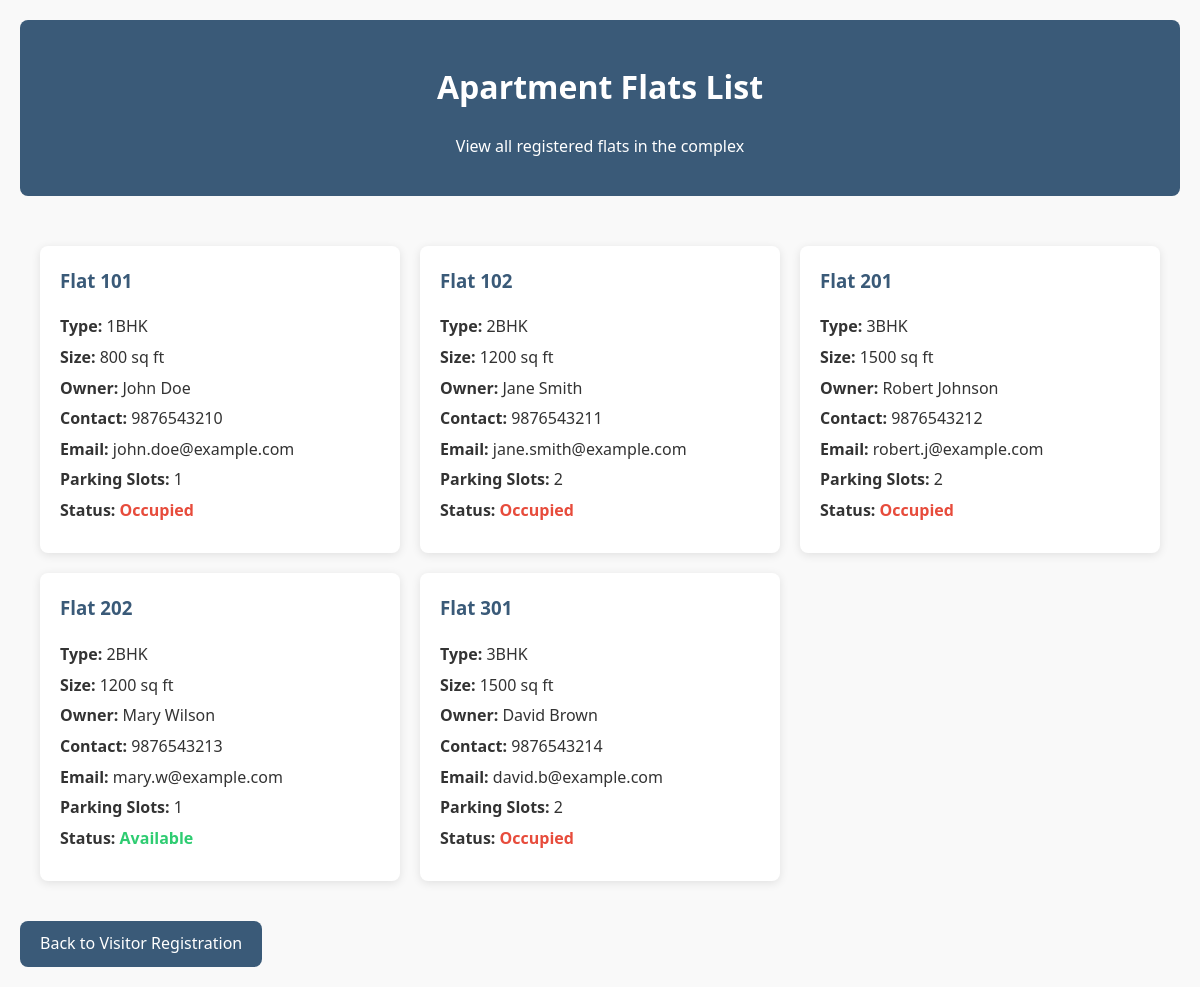
The app's page /list-flats/ with its own data.
### verify/models.py (models this page shows, shortened)
class ApartmentFlat(models.Model):
    PURPOSE_CHOICES = [
        ('Rental', 'Rental'),
        ('Owned', 'Owned'),
        ('Other', 'Other'),
    ]
    STATUS_CHOICES = [
        ('Available', 'Available'),
        ('Occupied', 'Occupied'),
        ('Maintenance', 'Maintenance'),
    ]
    FLAT_TYPES = [
        ('1BHK', '1 BHK'),
        ('2BHK', '2 BHK'),
        ('2.5BHK', '2.5 BHK'),
        ('3BHK', '3 BHK'),
        ('3.5BHK', '3.5 BHK'),
        ('4BHK', '4 BHK'),
        ('Studio', 'Studio'),
    ]
    flat_number = models.CharField(max_length=10)
    flat_type = models.CharField(max_length=10, choices=FLAT_TYPES)
    owner_name = models.CharField(max_length=100)
    owner_contact = models.CharField(max_length=15)
    owner_email = models.EmailField()
    flat_size = models.CharField(max_length=10)
    status = models.CharField(max_length=15, choices=STATUS_CHOICES, default='Available')
    parking_slots = models.IntegerField(default=1)
    password = models.CharField(max_length=128)  # Added for authentication
    role = models.CharField(max_length=128, default='owner')

### verify/views.py (the view)
# urls.py: path('list-flats/', views.list_flats, name='list_flats'),
def list_flats(request):
    flats = ApartmentFlat.objects.all()
    return render(request, 'list_flats.html', {'flats': flats})

### verify/templates/list_flats.html (shortened to what this page needs)
<!DOCTYPE html>
<html lang="en">
<head>
</head>
<body>
    <header>
        <h1>Apartment Flats List</h1>
        <p>View all registered flats in the complex</p>
    </header>
    <div class="flats-grid">
        {% for flat in flats %}
        <div class="flat-card">
            <h3>Flat {{ flat.flat_number }}</h3>
            <div class="flat-info">
                <p><strong>Type:</strong> {{ flat.flat_type }}</p>
                <p><strong>Size:</strong> {{ flat.flat_size }} sq ft</p>
                <p><strong>Owner:</strong> {{ flat.owner_name }}</p>
                <p><strong>Contact:</strong> {{ flat.owner_contact }}</p>
                <p><strong>Email:</strong> {{ flat.owner_email }}</p>
                <p><strong>Parking Slots:</strong> {{ flat.parking_slots }}</p>
                <p><strong>Status:</strong>
                    <span class="{% if flat.status == 'Occupied' %}status-occupied{% else %}status-available{% endif %}">
                        {{ flat.status }}
                    </span>
                </p>
            </div>
        </div>
        {% endfor %}
    </div>
    <a href="/" class="back-button">Back to Visitor Registration</a>
</body>
</html>

### verify/templates/list_flats.html (style rules this page uses)
:root { --primary-color: #3a5a78; --secondary-color: #f8f9fa; --accent-color: #4a90e2; --text-color: #333; --border-radius: 8px; }
body { font-family: 'Segoe UI', Tahoma, Geneva, Verdana, sans-serif; line-height: 1.6; color: var(--text-color); max-width: 1200px; margin: 0 auto; padding: 20px; background-color: #f9f9f9; }
header { background-color: var(--primary-color); color: white; padding: 20px; border-radius: var(--border-radius); margin-bottom: 30px; text-align: center; }
.flats-grid { display: grid; grid-template-columns: repeat(auto-fill, minmax(300px, 1fr)); gap: 20px; padding: 20px; }
.flat-card { background-color: white; border-radius: var(--border-radius); padding: 20px; box-shadow: 0 2px 10px rgba(0,0,0,0.1); }
.flat-card h3 { color: var(--primary-color); margin-top: 0; }
.flat-info { margin: 10px 0; }
.flat-info p { margin: 5px 0; }
.status-occupied { color: #e74c3c; font-weight: bold; }
.status-available { color: #2ecc71; font-weight: bold; }
.back-button { display: inline-block; background-color: var(--primary-color); color: white; padding: 10px 20px; text-decoration: none; border-radius: var(--border-radius); margin-top: 20px; }

### records on screen
ApartmentFlat: flat_number "101", flat_type "1BHK", flat_size "800", owner_name "John Doe", owner_contact "9876543210", owner_email "john.doe@example.com", parking_slots "1", status "Occupied"
ApartmentFlat: flat_number "102", flat_type "2BHK", flat_size "1200", owner_name "Jane Smith", owner_contact "9876543211", owner_email "jane.smith@example.com", parking_slots "2", status "Occupied"
ApartmentFlat: flat_number "201", flat_type "3BHK", flat_size "1500", owner_name "Robert Johnson", owner_contact "9876543212", owner_email "robert.j@example.com", parking_slots "2", status "Occupied"
ApartmentFlat: flat_number "202", flat_type "2BHK", flat_size "1200", owner_name "Mary Wilson", owner_contact "9876543213", owner_email "mary.w@example.com", parking_slots "1", status "Available"
ApartmentFlat: flat_number "301", flat_type "3BHK", flat_size "1500", owner_name "David Brown", owner_contact "9876543214", owner_email "david.b@example.com", parking_slots "2", status "Occupied"
